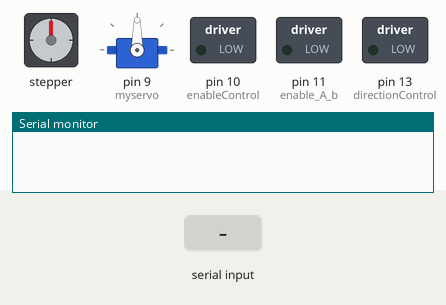
The sketch below on a simulated Arduino Uno, built with avr-gcc and run on an emulated ATmega328P. On the bench: stepper motor, servo, switched loads named in the sketch (green lamp = pin HIGH), the last lines printed to the serial monitor. Wiring (inferred from the names in the program): stepper motor (2048 steps per turn assumed): coils pin 5, pin 4, pin 3, pin 2. The test bench sets the inputs (shaded band). Pins used as bus, display or sensor lines are not drawn.

Above: at 1.2 s.
1.3 s: "30,150,10\n" received over Serial
At 2.5 s:
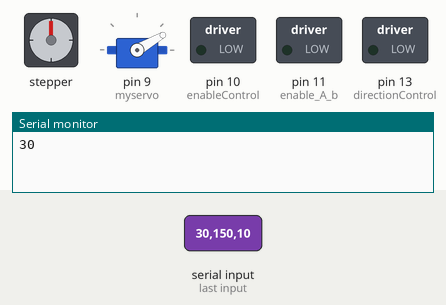
2.8 s: "anticlk" received over Serial
At 3.2 s:
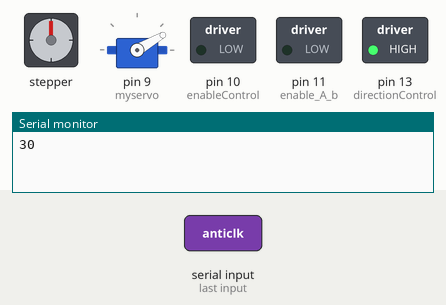
4.3 s: "90,45,200\n" received over Serial
At 4.9 s:
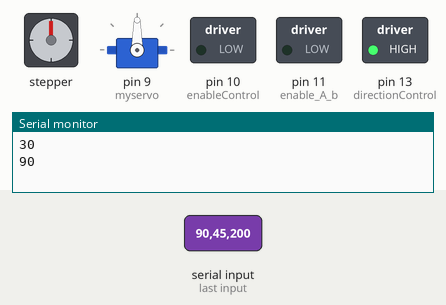
5.8 s: "stp" received over Serial
At 7.0 s:
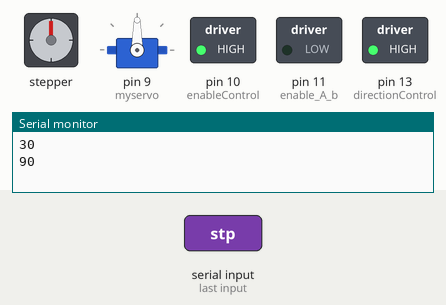
7.3 s: "f" received over Serial
At 7.9 s:
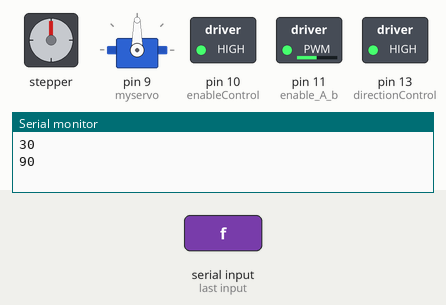
8.8 s: "clk" received over Serial
At 9.5 s:
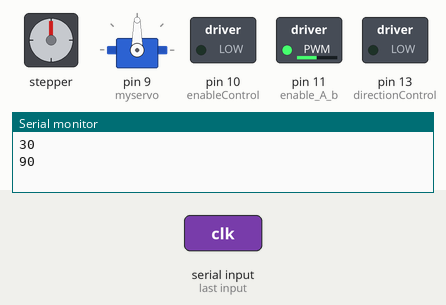
Timing chart, 0 to 11.3 s (numbered marks = the images above; inputs shaded):
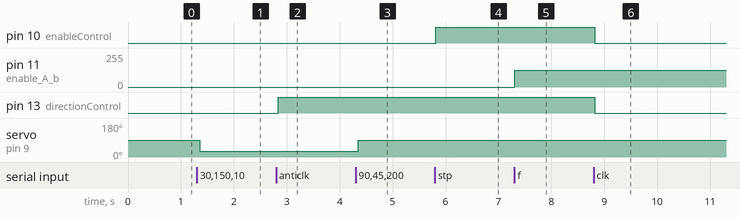

Measured:
- after the input at 1.3 s, servo on pin 9 (myservo): 90° → 30° after 0.05 s
- after the input at 2.8 s, pin 13 (directionControl): LOW → HIGH at once
- after the input at 4.3 s, servo on pin 9 (myservo): 30° → 90° after 0.05 s
- after the input at 5.8 s, pin 10 (enableControl): LOW → HIGH at once
- after the input at 7.3 s, pin 11 (enable_A_b): 0/255 → 125/255 at once
- after the input at 8.8 s, pin 10 (enableControl), pin 13 (directionControl): HIGH → LOW at once

The sketch:

control_all_the_motors.ino
```cpp
#include <SoftwareSerial.h> // مكتبة للتواصل عبر البلوتوث
#include <Servo.h> // مكتبة للتحكم في المحركات

Servo myservo;
int IN4 = 2;
int IN3 = 3;
int IN2 = 4;
int IN1 = 5;
int enable_A_b = 11;
int motorSpeed = 125; // سرعة المحرك الافتراضية
const int stepperControl = 12;
const int directionControl = 13;
const int enableControl = 10;

void setup() {
  Serial.begin(9600); // بدء الاتصال التسلسلي بسرعة 9600 بت في الثانية
  Serial.flush(); // تفريغ المخزن المؤقت للتسلسل

  // إعداد المحركات كمخارج
  pinMode(IN4, OUTPUT);
  pinMode(IN3, OUTPUT);
  pinMode(IN2, OUTPUT);
  pinMode(IN1, OUTPUT);
  pinMode(enable_A_b, OUTPUT);
  myservo.attach(9); // توصيل المحرك السيرفو

  pinMode(directionControl, OUTPUT);
  pinMode(stepperControl, OUTPUT);
  pinMode(enableControl, OUTPUT);
}

void loop() {
  String input = ""; // متغير لتخزين المدخلات
  while (Serial.available()) {
    input += (char)Serial.read(); // قراءة المدخلات من البلوتوث
    delay(5); // تأخير بسيط للسماح بقراءة جميع البيانات
  }

  // إيقاف جميع المحركات بشكل افتراضي
  digitalWrite(IN4, LOW);
  digitalWrite(IN3, LOW);
  digitalWrite(IN2, LOW);
  digitalWrite(IN1, LOW);

  // التحكم في محرك stepper
  if (input == "clk") { // للتحرك باتجاه عقارب الساعة
    digitalWrite(enableControl, LOW);
    digitalWrite(directionControl, LOW);
    rotateStepper();
  } else if (input == "anticlk") { // للتحرك عكس اتجاه عقارب الساعة
    digitalWrite(enableControl, LOW);
    digitalWrite(directionControl, HIGH);
    rotateStepper();
  } else if (input == "stp") { // لإيقاف المحرك
    digitalWrite(enableControl, HIGH);
  }

  // التحكم في محرك السيرفو بناء على المدخلات
  if (input.toInt() > 20 && input.toInt() < 160) {
    int servopos = input.toInt(); // حفظ الرقم المستلم في servopos
    Serial.println(servopos); // طباعة الرقم المستلم
    myservo.write(servopos); // تدوير المحرك بالزاوية المستلمة
  }

  // التحكم في حركة الروبوت بناء على المدخلات
  if (input == "f") { fwd(); } // التحرك للأمام
  else if (input == "b") { rev(); } // التحرك للخلف
  else if (input == "l") { lft(); } // التحرك لليسار
  else if (input == "r") { rght(); } // التحرك لليمين
  else if (input == "max") { motorSpeed = 255; } // تعيين سرعة المحرك إلى 255
  else if (input == "mid") { motorSpeed = 125; } // تعيين سرعة المحرك إلى 125
  else if (input == "min") { motorSpeed = 65; } // تعيين سرعة المحرك إلى 65
}

void fwd() {
  // تحريك المحرك للأمام
  analogWrite(enable_A_b, motorSpeed);
  digitalWrite(IN4, LOW);
  digitalWrite(IN3, HIGH);
  digitalWrite(IN2, LOW);
  digitalWrite(IN1, HIGH);
}

void rev() {
  // تحريك المحرك للخلف
  analogWrite(enable_A_b, motorSpeed);
  digitalWrite(IN4, HIGH);
  digitalWrite(IN3, LOW);
  digitalWrite(IN2, HIGH);
  digitalWrite(IN1, LOW);
}

void lft() {
  // تحريك المحرك لليسار
  analogWrite(enable_A_b, motorSpeed);
  digitalWrite(IN4, LOW);
  digitalWrite(IN3, LOW);
  digitalWrite(IN2, LOW);
  digitalWrite(IN1, HIGH);
}

void rght() {
  // تحريك المحرك لليمين
  analogWrite(enable_A_b, motorSpeed);
  digitalWrite(IN4, LOW);
  digitalWrite(IN3, HIGH);
  digitalWrite(IN2, LOW);
  digitalWrite(IN1, LOW);
}

void rotateStepper() {
  // تحريك محرك stepper
  digitalWrite(stepperControl, HIGH);
  delayMicroseconds(100);
  digitalWrite(stepperControl, LOW);
  delayMicroseconds(100);
}
```
